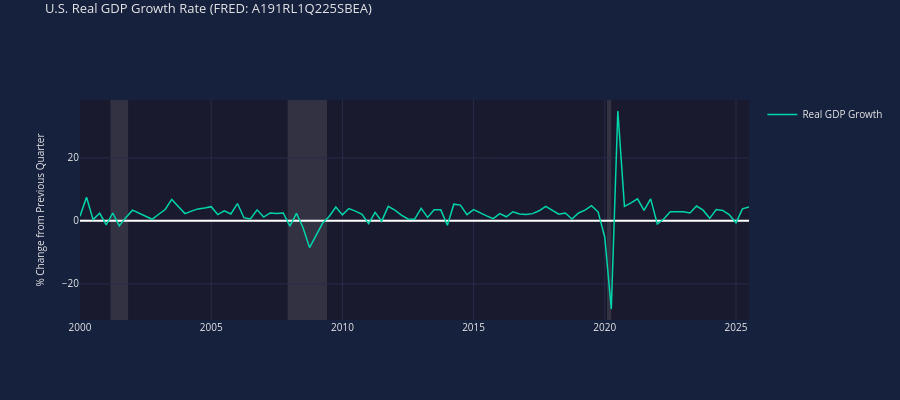

The code cell stored with this chart in its notebook:
### Markdown cell above
## 1. Single Subplot Chart

A simple chart showing GDP growth rate over time.

### Code cell
# Single subplot with real GDP data
chart = econcharts(num_rows=1, height=400)
chart.add_line(row=1, x=gdp_dates, y=gdp_values, name='Real GDP Growth', color='teal')
chart.set_title('U.S. Real GDP Growth Rate (FRED: A191RL1Q225SBEA)')
chart.set_yaxis(row=1, title='% Change from Previous Quarter')
chart.add_hline(row=1, y=0)
chart.enable_unified_spikeline()
chart.show()

### Figure 1 — Plotly figure (JSON) as saved in the notebook; plotly's stock layout.template omitted (floating-point values rounded to 4 significant figures)
{"data": [{"line": {"color": "#00d4aa", "width": 1.5}, "name": "Real GDP Growth", "showlegend": true, "type": "scatter", "visible": true, "x": ["2000-01-01T00:00:00", "2000-04-01T00:00:00", "2000-07-01T00:00:00", "2000-10-01T00:00:00", "2001-01-01T00:00:00", "2001-04-01T00:00:00", "2001-07-01T00:00:00", "2001-10-01T00:00:00", "2002-01-01T00:00:00", "2002-04-01T00:00:00", "2002-07-01T00:00:00", "2002-10-01T00:00:00", "2003-01-01T00:00:00", "2003-04-01T00:00:00", "2003-07-01T00:00:00", "2003-10-01T00:00:00", "2004-01-01T00:00:00", "2004-04-01T00:00:00", "2004-07-01T00:00:00", "2004-10-01T00:00:00", "2005-01-01T00:00:00", "2005-04-01T00:00:00", "2005-07-01T00:00:00", "2005-10-01T00:00:00", "2006-01-01T00:00:00", "2006-04-01T00:00:00", "2006-07-01T00:00:00", "2006-10-01T00:00:00", "2007-01-01T00:00:00", "2007-04-01T00:00:00", "2007-07-01T00:00:00", "2007-10-01T00:00:00", "2008-01-01T00:00:00", "2008-04-01T00:00:00", "2008-07-01T00:00:00", "2008-10-01T00:00:00", "2009-01-01T00:00:00", "2009-04-01T00:00:00", "2009-07-01T00:00:00", "2009-10-01T00:00:00", "2010-01-01T00:00:00", "2010-04-01T00:00:00", "2010-07-01T00:00:00", "2010-10-01T00:00:00", "2011-01-01T00:00:00", "2011-04-01T00:00:00", "2011-07-01T00:00:00", "2011-10-01T00:00:00", "2012-01-01T00:00:00", "2012-04-01T00:00:00", "2012-07-01T00:00:00", "2012-10-01T00:00:00", "2013-01-01T00:00:00", "2013-04-01T00:00:00", "2013-07-01T00:00:00", "2013-10-01T00:00:00", "2014-01-01T00:00:00", "2014-04-01T00:00:00", "2014-07-01T00:00:00", "2014-10-01T00:00:00", "2015-01-01T00:00:00", "2015-04-01T00:00:00", "2015-07-01T00:00:00", "2015-10-01T00:00:00", "2016-01-01T00:00:00", "2016-04-01T00:00:00", "2016-07-01T00:00:00", "2016-10-01T00:00:00", "2017-01-01T00:00:00", "2017-04-01T00:00:00", "2017-07-01T00:00:00", "2017-10-01T00:00:00", "2018-01-01T00:00:00", "2018-04-01T00:00:00", "2018-07-01T00:00:00", "2018-10-01T00:00:00", "2019-01-01T00:00:00", "2019-04-01T00:00:00", "2019-07-01T00:00:00", "2019-10-01T00:00:00", "2020-01-01T00:00:00", "2020-04-01T00:00:00", "2020-07-01T00:00:00", "2020-10-01T00:00:00", "2021-01-01T00:00:00", "2021-04-01T00:00:00", "2021-07-01T00:00:00", "2021-10-01T00:00:00", "2022-01-01T00:00:00", "2022-04-01T00:00:00", "2022-07-01T00:00:00", "2022-10-01T00:00:00", "2023-01-01T00:00:00", "2023-04-01T00:00:00", "2023-07-01T00:00:00", "2023-10-01T00:00:00", "2024-01-01T00:00:00", "2024-04-01T00:00:00", "2024-07-01T00:00:00", "2024-10-01T00:00:00", "2025-01-01T00:00:00", "2025-04-01T00:00:00", "2025-07-01T00:00:00"], "xaxis": "x", "y": [1.5, 7.5, 0.4, 2.4, -1.3, 2.5, -1.6, 1.1, 3.4, 2.5, 1.6, 0.5, 2.1, 3.6, 6.8, 4.7, 2.3, 3.1, 3.8, 4.1, 4.5, 2.0, 3.2, 2.2, 5.5, 1.0, 0.6, 3.5, 1.2, 2.5, 2.3, 2.5, -1.7, 2.4, -2.1, -8.5, -4.5, -0.7, 1.4, 4.4, 1.9, 3.9, 3.1, 2.1, -0.9, 2.7, -0.1, 4.6, 3.4, 1.8, 0.6, 0.5, 4.0, 1.1, 3.5, 3.5, -1.4, 5.3, 5.0, 2.0, 3.6, 2.5, 1.6, 0.7, 2.3, 1.3, 2.9, 2.2, 2.0, 2.3, 3.2, 4.6, 3.3, 2.1, 2.5, 0.6, 2.5, 3.4, 4.8, 2.8, -5.2, -28.0, 34.9, 4.6, 5.7, 7.0, 3.3, 7.0, -1.0, 0.6, 2.9, 2.8, 2.9, 2.5, 4.7, 3.4, 0.8, 3.6, 3.3, 1.9, -0.6, 3.8, 4.4], "yaxis": "y"}], "layout": {"font": {"color": "#e8e8e8", "size": 10}, "height": 400, "hoverlabel": {"bgcolor": "#16213e", "font": {"color": "#e8e8e8", "size": 11}}, "hovermode": "x unified", "paper_bgcolor": "#16213e", "plot_bgcolor": "#1a1a2e", "shapes": [{"line": {"color": "rgba(255, 255, 255, 0.3)", "dash": "dash", "width": 1}, "type": "line", "x0": 0, "x1": 1, "xref": "x", "y0": 0, "y1": 0, "yref": "y"}, {"fillcolor": "#b8b8b8", "layer": "below", "line": {"width": 0}, "opacity": 0.15, "type": "rect", "x0": "2001-03-01T00:00:00", "x1": "2001-11-01T00:00:00", "xref": "x", "y0": 0, "y1": 1, "yref": "y domain"}, {"fillcolor": "#b8b8b8", "layer": "below", "line": {"width": 0}, "opacity": 0.15, "type": "rect", "x0": "2007-12-01T00:00:00", "x1": "2009-06-01T00:00:00", "xref": "x", "y0": 0, "y1": 1, "yref": "y domain"}, {"fillcolor": "#b8b8b8", "layer": "below", "line": {"width": 0}, "opacity": 0.15, "type": "rect", "x0": "2020-02-01T00:00:00", "x1": "2020-04-01T00:00:00", "xref": "x", "y0": 0, "y1": 1, "yref": "y domain"}], "title": {"font": {"color": "#e8e8e8", "size": 13}, "text": "U.S. Real GDP Growth Rate (FRED: A191RL1Q225SBEA)", "y": 0.99, "yanchor": "top"}, "xaxis": {"anchor": "y", "domain": [0.0, 1.0], "gridcolor": "#2a2a4a", "range": ["2000-01-01T00:00:00", "2025-07-01T00:00:00"], "showspikes": true, "spikecolor": "rgba(255, 255, 255, 0.5)", "spikedash": "dot", "spikemode": "across", "spikesnap": "cursor", "spikethickness": 1}, "yaxis": {"anchor": "x", "domain": [0.0, 1.0], "gridcolor": "#2a2a4a", "title": {"font": {"color": "#e8e8e8", "size": 10}, "text": "% Change from Previous Quarter"}, "type": "linear"}}}
